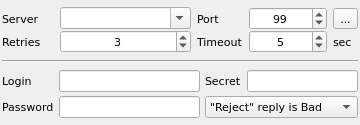
<?xml version="1.0" encoding="UTF-8"?>
<ui version="4.0">
 <class>RadiusWidget</class>
 <widget class="QWidget" name="RadiusWidget">
  <property name="geometry">
   <rect>
    <x>0</x>
    <y>0</y>
    <width>360</width>
    <height>125</height>
   </rect>
  </property>
  <property name="font">
   <font>
    <family>DejaVu Sans</family>
    <pointsize>8</pointsize>
   </font>
  </property>
  <property name="windowTitle">
   <string>Form</string>
  </property>
  <layout class="QGridLayout" name="gridLayout_3">
   <property name="leftMargin">
    <number>2</number>
   </property>
   <property name="topMargin">
    <number>0</number>
   </property>
   <property name="rightMargin">
    <number>2</number>
   </property>
   <property name="bottomMargin">
    <number>0</number>
   </property>
   <property name="spacing">
    <number>0</number>
   </property>
   <item row="0" column="0">
    <layout class="QGridLayout" name="gridLayout" columnstretch="2,5,1,3,1">
     <property name="horizontalSpacing">
      <number>6</number>
     </property>
     <item row="0" column="0">
      <widget class="QLabel" name="lblServer">
       <property name="sizePolicy">
        <sizepolicy hsizetype="Preferred" vsizetype="Preferred">
         <horstretch>0</horstretch>
         <verstretch>0</verstretch>
        </sizepolicy>
       </property>
       <property name="text">
        <string>Server</string>
       </property>
       <property name="buddy">
        <cstring>cmbServer</cstring>
       </property>
      </widget>
     </item>
     <item row="0" column="1">
      <widget class="QComboBox" name="cmbServer">
       <property name="sizePolicy">
        <sizepolicy hsizetype="Expanding" vsizetype="Fixed">
         <horstretch>0</horstretch>
         <verstretch>0</verstretch>
        </sizepolicy>
       </property>
       <property name="editable">
        <bool>true</bool>
       </property>
      </widget>
     </item>
     <item row="0" column="2">
      <widget class="QLabel" name="lblPort">
       <property name="text">
        <string>Port</string>
       </property>
       <property name="buddy">
        <cstring>spinPort</cstring>
       </property>
      </widget>
     </item>
     <item row="0" column="3">
      <widget class="QSpinBox" name="spinPort">
       <property name="alignment">
        <set>Qt::AlignCenter</set>
       </property>
       <property name="minimum">
        <number>1</number>
       </property>
       <property name="maximum">
        <number>65535</number>
       </property>
       <property name="value">
        <number>99</number>
       </property>
      </widget>
     </item>
     <item row="0" column="4">
      <widget class="QToolButton" name="btnPort">
       <property name="text">
        <string>...</string>
       </property>
       <property name="icon">
        <iconset resource="../../qHostMonitor.qrc">
         <normaloff>:/img/browse.png</normaloff>:/img/browse.png</iconset>
       </property>
       <property name="iconSize">
        <size>
         <width>16</width>
         <height>16</height>
        </size>
       </property>
      </widget>
     </item>
     <item row="1" column="0">
      <widget class="QLabel" name="lblRetries">
       <property name="sizePolicy">
        <sizepolicy hsizetype="Preferred" vsizetype="Preferred">
         <horstretch>0</horstretch>
         <verstretch>0</verstretch>
        </sizepolicy>
       </property>
       <property name="text">
        <string>Retries</string>
       </property>
       <property name="buddy">
        <cstring>spinRetries</cstring>
       </property>
      </widget>
     </item>
     <item row="1" column="1">
      <widget class="QSpinBox" name="spinRetries">
       <property name="sizePolicy">
        <sizepolicy hsizetype="Expanding" vsizetype="Fixed">
         <horstretch>0</horstretch>
         <verstretch>0</verstretch>
        </sizepolicy>
       </property>
       <property name="alignment">
        <set>Qt::AlignCenter</set>
       </property>
       <property name="minimum">
        <number>1</number>
       </property>
       <property name="maximum">
        <number>60</number>
       </property>
       <property name="value">
        <number>3</number>
       </property>
      </widget>
     </item>
     <item row="1" column="2">
      <widget class="QLabel" name="lblTimeout">
       <property name="text">
        <string>Timeout</string>
       </property>
       <property name="buddy">
        <cstring>spinTimeout</cstring>
       </property>
      </widget>
     </item>
     <item row="1" column="3">
      <widget class="QSpinBox" name="spinTimeout">
       <property name="alignment">
        <set>Qt::AlignCenter</set>
       </property>
       <property name="maximum">
        <number>600</number>
       </property>
       <property name="value">
        <number>5</number>
       </property>
      </widget>
     </item>
     <item row="1" column="4">
      <widget class="QLabel" name="lblSec">
       <property name="text">
        <string>sec</string>
       </property>
      </widget>
     </item>
    </layout>
   </item>
   <item row="1" column="0">
    <widget class="Line" name="line">
     <property name="orientation">
      <enum>Qt::Horizontal</enum>
     </property>
    </widget>
   </item>
   <item row="2" column="0">
    <layout class="QGridLayout" name="gridLayout_2" columnstretch="3,10,1,7">
     <property name="horizontalSpacing">
      <number>5</number>
     </property>
     <property name="verticalSpacing">
      <number>4</number>
     </property>
     <item row="0" column="0">
      <widget class="QLabel" name="lblLogin">
       <property name="text">
        <string>Login</string>
       </property>
       <property name="buddy">
        <cstring>lnEditLogin</cstring>
       </property>
      </widget>
     </item>
     <item row="0" column="1">
      <widget class="QLineEdit" name="lnEditLogin"/>
     </item>
     <item row="0" column="2">
      <widget class="QLabel" name="lblSecret">
       <property name="text">
        <string>Secret</string>
       </property>
       <property name="buddy">
        <cstring>lnEditSecret</cstring>
       </property>
      </widget>
     </item>
     <item row="0" column="3">
      <widget class="QLineEdit" name="lnEditSecret">
       <property name="sizePolicy">
        <sizepolicy hsizetype="Preferred" vsizetype="Fixed">
         <horstretch>0</horstretch>
         <verstretch>0</verstretch>
        </sizepolicy>
       </property>
      </widget>
     </item>
     <item row="1" column="0">
      <widget class="QLabel" name="lblPassword">
       <property name="text">
        <string>Password</string>
       </property>
       <property name="buddy">
        <cstring>lnEditPassword</cstring>
       </property>
      </widget>
     </item>
     <item row="1" column="1">
      <widget class="QLineEdit" name="lnEditPassword"/>
     </item>
     <item row="1" column="2" colspan="2">
      <widget class="QComboBox" name="cmbSelectReject">
       <item>
        <property name="text">
         <string>&quot;Reject&quot; reply is Bad</string>
        </property>
       </item>
       <item>
        <property name="text">
         <string>&quot;Reject&quot; reply is Good</string>
        </property>
       </item>
      </widget>
     </item>
    </layout>
   </item>
  </layout>
 </widget>
 <resources>
  <include location="../../qHostMonitor.qrc"/>
  <include location="../../qHostMonitor.qrc"/>
 </resources>
 <connections/>
</ui>
